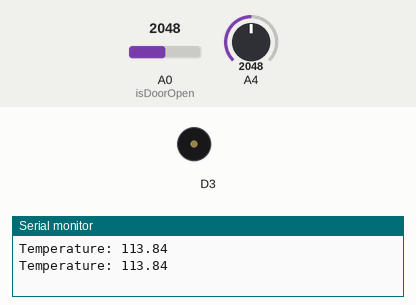
Recording of a sketch running on a simulated Particle Photon. Shown: buzzer (waves = sounding), the last lines printed to the serial monitor. The test bench sets the inputs (shaded band); at power-on: A0 (isDoorOpen) = 2048, A4 = 2048.

Above: at 1.2 s.
1.3 s: A0 (isDoorOpen) set to 0
3.5 s: A0 (isDoorOpen) set to 491
5.5 s: A4 set to 2866
7.0 s: A4 set to 3603
At 35.2 s:
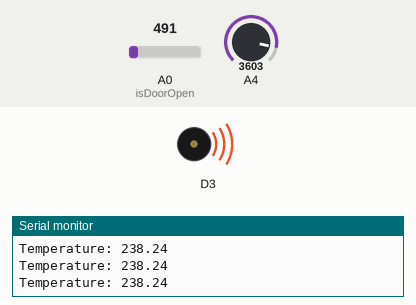
Timing chart, 0 to 35.5 s (numbered marks = the images above; inputs shaded):
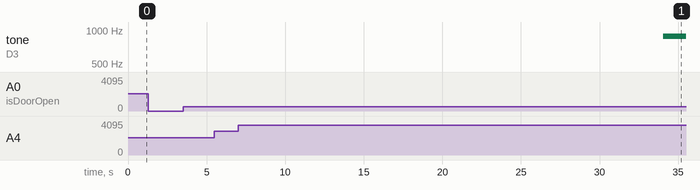

The sketch:

Fridgeye.ino
```cpp
#define DOOR_OPEN true

bool currentDoorState;
double currentTemperature;
long doorOpenedStart;

bool isDoorOpen()
{
  int lightLevel = analogRead(A0);
  if (lightLevel > 10)
  {
    return true;
  }
  else
  {
    return false;
  }
}

double getTemperatureInC()
{
  int tmp36Value = analogRead(A4);
  return (tmp36Value * 0.0008 - 0.5) / 0.010;
}

int soundTheAlarm(String data)
{
  tone(D3, 880, 3000);
  return 0;
}

void setup()
{
  // Configure the pin connected to thte photocell as an analog input
  pinMode(A0, INPUT);

  // Configure the pin connected to the TMP36 as an anolog input
  pinMode(A4, INPUT);

  // Register currentTemperature with the Particle Cloud
  Particle.variable("fridge-temp", currentTemperature);

  Particle.function("alarm", soundTheAlarm);

  // Open the USB serial port
  Serial.begin(9600);

  // Initialize the door state. true is open and false indicates closed
  currentDoorState = isDoorOpen();
}

void loop()
{
  // Query the state of the door right now
  bool newDoorState = isDoorOpen();

  // If the new state is different than the stored state then we need to
  // fire an event
  if (newDoorState != currentDoorState)
  {
    currentDoorState = newDoorState;
    if(currentDoorState)
    {
      // Start the door open time for the alarm feature
      doorOpenedStart = millis();

      Serial.println("Door Open");
      Particle.publish("fridge-door-open", PRIVATE);
    }
    else
    {
      Serial.println("Door Closed");
      Particle.publish("fridge-door-closed", PRIVATE);
    }
  }

  // Report the temperature
  currentTemperature = getTemperatureInC();
  Serial.printlnf("Temperature: %.2f", currentTemperature);

  // Has the door been open too long
  if (currentDoorState == DOOR_OPEN)
  {
    long now = millis();
    if (now - doorOpenedStart > 30000)
    {
      soundTheAlarm("");
    }
  }

  delay(1000);
}
```
